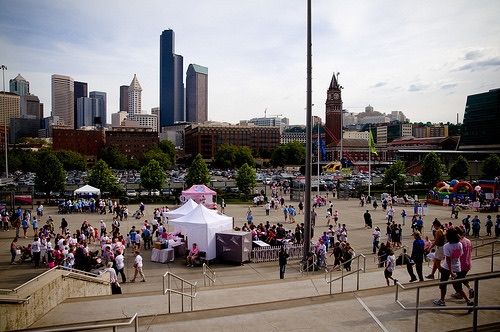
#> input picture Report_images/eleiyyjs.png, 500 x 332 px, given as the content of the folder flickr30k_images, which was not available
$ jupyter execute Code_File.ipynb   (older library calls are emulated)   (text cells are left out)
#> lines starting #> are read from the running program, lines starting #| are printed output that depends on the picture; pictures that were not available may be replaced by others from this repository, and a replacement may not be noted
[cell 1]
import cv2
import numpy as np
import os
import glob

def simulate_vd(image, spherical_power, cylindrical_power, axis_orientation):
    # Apply spherical correction
    simulated_image = image.copy()
    if spherical_power != 0:
        if spherical_power < 0:
            # Simulate myopia (nearsightedness)
            blur_kernel_size = int(abs(spherical_power) * 4 + 1)
            blur_kernel_size = blur_kernel_size if blur_kernel_size % 2 == 1 else blur_kernel_size + 1
            simulated_image = cv2.GaussianBlur(simulated_image, (blur_kernel_size, blur_kernel_size), 0)
        else:
            # Simulate hypermetropia (farsightedness)
            focal_length = 1 / spherical_power
            simulated_image = cv2.resize(simulated_image, None, fx=focal_length, fy=focal_length, interpolation=cv2.INTER_LINEAR)
            simulated_image = cv2.resize(simulated_image, (image.shape[1], image.shape[0]), interpolation=cv2.INTER_LINEAR)

    # Apply cylindrical correction
    if cylindrical_power != 0:
        kernel_size = int(abs(cylindrical_power) * 4 + 1)
        kernel_size = kernel_size if kernel_size % 2 == 1 else kernel_size + 1
        sigma = kernel_size / 4
        lambd = kernel_size / 2
        gamma = 0.5
        kernel = cv2.getGaborKernel((kernel_size, kernel_size), sigma, np.deg2rad(axis_orientation), lambd, gamma, 0, ktype=cv2.CV_32F)
        kernel /= 1.5 * kernel.sum()
        simulated_image = cv2.filter2D(simulated_image, -1, kernel)

    return simulated_image

def process_images(input_folder, output_folder, spherical_power, cylindrical_power, axis_orientation, num_images):
    # Create the output folder if it doesn't exist
    if not os.path.exists(output_folder):
        os.makedirs(output_folder)

    # Get a list of image files in the input folder
    image_files = glob.glob(os.path.join(input_folder, '*.png'))
    image_files += glob.glob(os.path.join(input_folder, '*.jpg'))  # Add support for jpg files

    # Process specified number of images
    for i, image_file in enumerate(image_files[:num_images]):
        # Load the image
        image = cv2.imread(image_file)

        # Simulate visual defect
        simulated_image = simulate_vd(image, spherical_power, cylindrical_power, axis_orientation)

        # Construct the output file path
        output_file = os.path.join(output_folder, f'Simulated_Image_{i+1}.png')

        # Save the simulated image
        cv2.imwrite(output_file, simulated_image)

# Get input from the user
input_folder = 'flickr30k_images'
output_folder = input("Enter the Output File Name")
#> the answer given: out.png
spherical_power = float(input("Enter the spherical power (in diopters): "))
#> the answer given: 3
cylindrical_power = float(input("Enter the cylindrical power (in diopters): "))
#> the answer given: 3
axis_orientation = float(input("Enter the axis orientation (in degrees): "))
#> the answer given: 3
num_images = int(input("Enter the number of images to process: "))
#> the answer given: 3

# Process the images with the given metrics
process_images(input_folder, output_folder, spherical_power, cylindrical_power, axis_orientation, num_images)
#> in process_images, image is the input picture: shape (332, 500, 3); mean B, G, R 119.1, 120.3, 127.6
#> in simulate_vd, `simulated_image = cv2.resize(simulated_image, None, fx=focal_length, f..`:
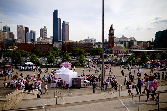
#> simulated_image: shape (111, 167, 3); mean B, G, R 119, 120.2, 127.4
#> in simulate_vd, `simulated_image = cv2.resize(simulated_image, (image.shape[1], image.s..`:
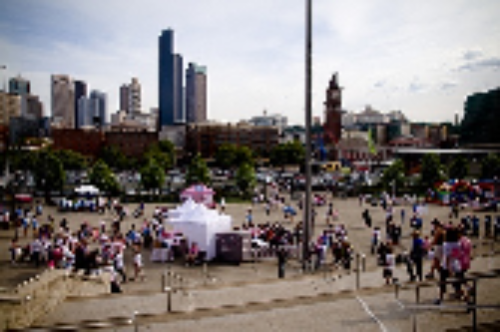
#> simulated_image: shape (332, 500, 3); mean B, G, R 118.8, 120, 127.3
#> in simulate_vd, `simulated_image = cv2.filter2D(simulated_image, -1, kernel)`:
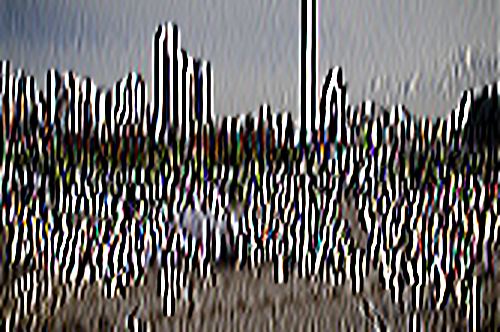
#> simulated_image: shape (332, 500, 3); mean B, G, R 101, 102.1, 105.2

[cell 2]
import cv2
import numpy as np
import os
import glob

# [58 lines left out: functions apply_correction, save_images, process_images, not called in this run]

if __name__ == "__main__":
    # Get input from the user
    input_folder = '/Users/suhas/Documents/Education/Computer Vision/Project/Code/Datasets/Image Captioning/flickr30k_images/flickr30k_images'
    output_folder = input("Enter the output folder name")
#> the answer given: out.png
